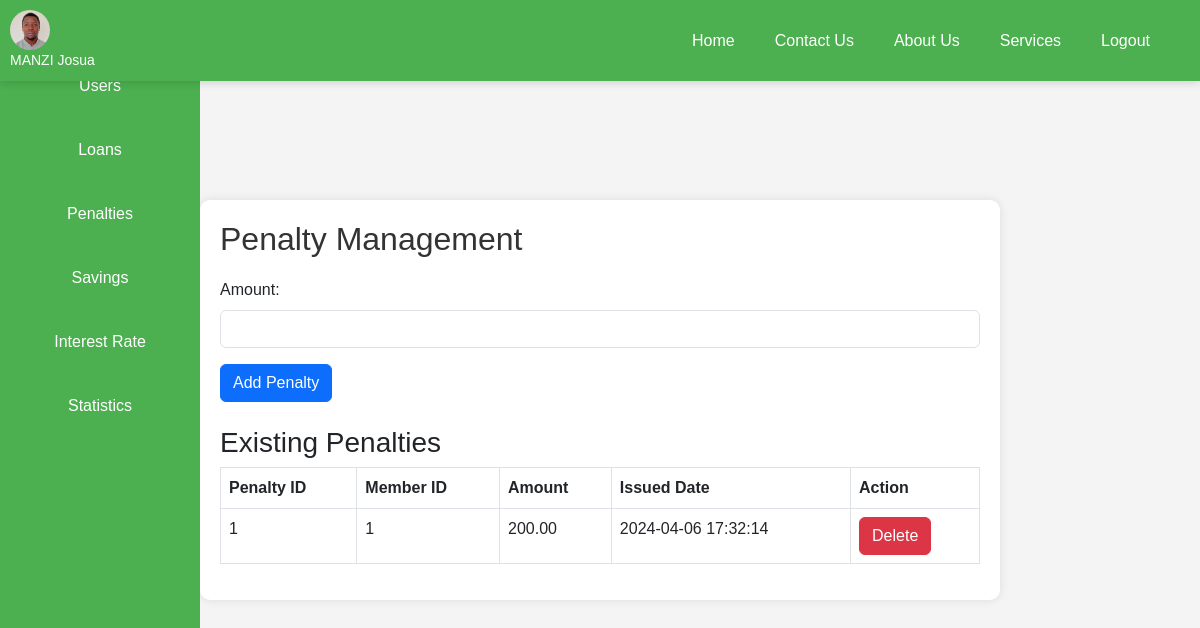
The page /penalities/penalty_managment.php (signed in) on the database its author committed.
### tables this page shows
CREATE TABLE `penalties` (
  `PenaltyId` int(11) NOT NULL,
  `m_id` int(11) NOT NULL,
  `amount` decimal(10,2) NOT NULL,
  `issued_date` timestamp NOT NULL DEFAULT current_timestamp()
);

### penalities/penalty_managment.php (the view, shortened to what this page needs)
<?php
include 'header.php';
include 'navigation.php';
if ( $_SESSION['userid']) {
    $select_penalty_query = "SELECT * FROM penalties";
    $stmt_penalty = $conn->query($select_penalty_query);
} else {
    header("Location: ../members/login.php");
    exit();
}
?>
<!DOCTYPE html>
<html lang="en">
<head>
    <link href="https://cdn.jsdelivr.net/npm/bootstrap@5.3.0-alpha1/dist/css/bootstrap.min.css" rel="stylesheet">
</head>
<body>
    <div class="container">
        <h2>Penalty Management</h2>
        <form method="post" class="mb-4">
            <div class="mb-3">
                <label for="amount" class="form-label">Amount:</label>
                <input type="number" class="form-control" id="amount" name="amount" required>
            </div>
            <button type="submit" class="btn btn-primary" name="submit_penalty">Add Penalty</button>
        </form>
        <h3>Existing Penalties</h3>
        <table class="table table-bordered">
            <thead>
                <tr>
                    <th>Penalty ID</th>
                    <th>Member ID</th>
                    <th>Amount</th>
                    <th>Issued Date</th>
                    <th>Action</th>
                </tr>
            </thead>
            <tbody>
                <?php while ($row = $stmt_penalty->fetch(PDO::FETCH_ASSOC)) { ?>
                    <tr>
                        <td><?php echo $row['PenaltyId']; ?></td>
                        <td><?php echo $row['m_id']; ?></td>
                        <td><?php echo $row['amount']; ?></td>
                        <td><?php echo $row['issued_date']; ?></td>
                        <td>
                            <form method="post">
                                <button type="submit" class="btn btn-danger" name="delete_penalty">Delete</button>
                            </form>
                        </td>
                    </tr>
                <?php } ?>
            </tbody>
        </table>
    </div>
</body>
</html>

### penalities/penalty_managment.php (style rules this page uses)
body { font-family: Arial, sans-serif; background-color: #f4f4f4; margin: 0; padding: 0; display: flex; justify-content: center; align-items: center; height: 100vh; }
.container { max-width: 800px; padding: 20px; background-color: #fff; border-radius: 10px; box-shadow: 0 0 10px rgba(0, 0, 0, 0.1); margin-left: 200px; }
h2 { color: #333; margin-bottom: 20px; }
table { width: 100%; border-collapse: collapse; }
th, td { padding: 8px; border-bottom: 1px solid #ddd; }
th { background-color: #f2f2f2; font-weight: bold; }

### rows shown on the page
penalties: PenaltyId "1", m "1", amount "200.00", issued_date "2024-04-06 17:32:14"

### other values the page prints
$_SESSION['usernames'] "MANZI Josua"
